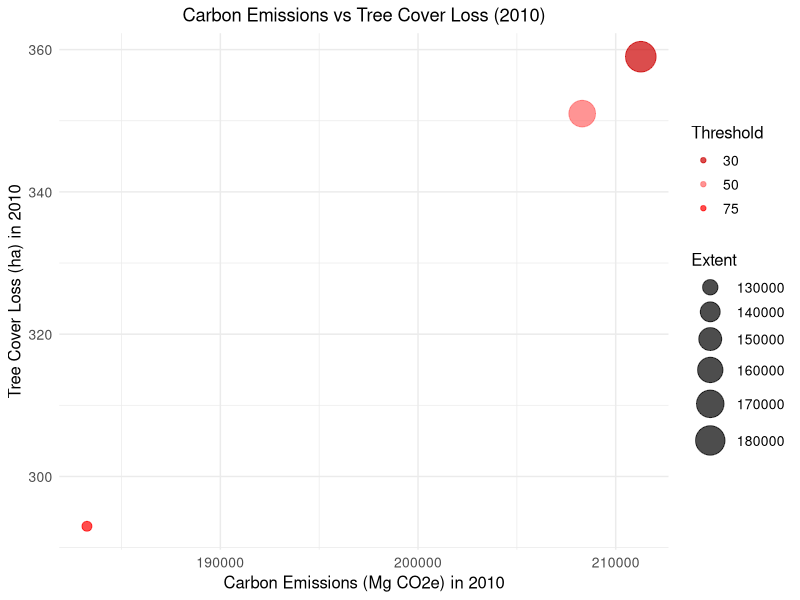
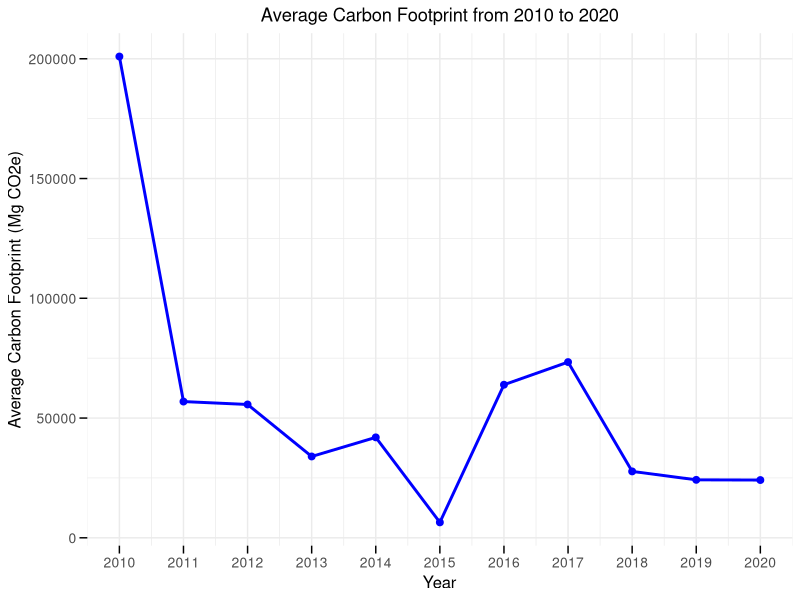

Source code (R) for these figures, in order:
# Team 4: R Programming
# ARAGONA, BALOGO, BAUTISTA, CAYTON, MORALES, PALACIO

# =================================SETUP=======================================
# install needed packages
install.packages("tidyverse")
install.packages("dplyr") 
install.packages("ggplot2")

# load installed packages
library(tidyverse)
library(dplyr)
library(ggplot2)

#change this to you directory

setwd('C:\\Users\\CODE CLASSES\\R\\CLONE for FINALS\\9365-4_R_Artifacts\\ce_impact')  

# ===============================DATASETS======================================
# load and clean datasets
# carbon emissions dataset
carbon_data <- read_csv("subnational_carbon_data.csv") %>%
  rename(threshold = 'umd_tree_cover_density_2000__threshold',
         ce2010 = 'gfw_forest_carbon_gross_emissions_2010__Mg_CO2e',
         ce2011 = 'gfw_forest_carbon_gross_emissions_2011__Mg_CO2e',
         ce2012 = 'gfw_forest_carbon_gross_emissions_2012__Mg_CO2e',
         ce2013 = 'gfw_forest_carbon_gross_emissions_2013__Mg_CO2e',
         ce2014 = 'gfw_forest_carbon_gross_emissions_2014__Mg_CO2e',
         ce2015 = 'gfw_forest_carbon_gross_emissions_2015__Mg_CO2e',
         ce2016 = 'gfw_forest_carbon_gross_emissions_2016__Mg_CO2e',
         ce2017 = 'gfw_forest_carbon_gross_emissions_2017__Mg_CO2e',
         ce2018 = 'gfw_forest_carbon_gross_emissions_2018__Mg_CO2e',
         ce2019 = 'gfw_forest_carbon_gross_emissions_2019__Mg_CO2e',
         ce2020 = 'gfw_forest_carbon_gross_emissions_2020__Mg_CO2e',
         subnational = 'subnational1') %>%
  select(country, threshold, subnational, ce2010:ce2020) %>%
  filter(country == "Philippines", threshold >= 30, subnational == "Benguet")

# tree cover loss dataset
tree_cover_data <- read_csv("subnational_tree_cover_loss.csv") %>%
  rename(tc2010 = 'tc_loss_ha_2010',
         tc2011 = 'tc_loss_ha_2011',
         tc2012 = 'tc_loss_ha_2012',
         tc2013 = 'tc_loss_ha_2013',
         tc2014 = 'tc_loss_ha_2014',
         tc2015 = 'tc_loss_ha_2015',
         tc2016 = 'tc_loss_ha_2016',
         tc2017 = 'tc_loss_ha_2017',
         tc2018 = 'tc_loss_ha_2018',
         tc2019 = 'tc_loss_ha_2019',
         tc2020 = 'tc_loss_ha_2020',
         subnational = 'subnational1',
         extent = 'extent_2010_ha') %>%
  select(country, threshold, subnational, extent, tc2010:tc2020) %>%
  filter(country == "Philippines", threshold >= 30, subnational == "Benguet")

# combine datasets into one dataset to use for analysis, visualization, etc.
tc_and_ce_data <- carbon_data %>%
  right_join(tree_cover_data, by = "threshold") %>%
  rename(country = 'country.x',
         subnational = 'subnational.x') %>%
  select(-country.y, -subnational.y)

# ================================SAVING======================================
# save a dataset into a csv
write_csv(tc_and_ce_data, "final_data.csv")

# =============================VISUALIZATION======================================
# scatter plot for year 2010
data_2010 <- tc_and_ce_data %>%
  select(country, threshold, subnational, extent, ce2010, tc2010)

# create the scatter plot for 2010 with thresholds indicated by color and extent as point size
ggplot(data_2010, aes(x = ce2010, y = tc2010, color = factor(threshold), size = extent)) +
  geom_point(alpha = 0.7) + 
  scale_color_manual(
    values = c("30" = "#CC0000", "50" = "#FF6666", "75" = "red"),
    name = "Threshold",
    breaks = c("30", "50", "75"),
    labels = c("30", "50", "75")
  ) +
  scale_size_continuous(
    range = c(3, 10),
    name = "Extent"
  ) +
  labs(
    title = "Carbon Emissions vs Tree Cover Loss (2010)",
    x = "Carbon Emissions (Mg CO2e) in 2010",
    y = "Tree Cover Loss (ha) in 2010",
    color = "Threshold",
    size = "Extent (ha)"
  ) +
  theme_minimal() +
  theme(
    plot.title = element_text(hjust = 0.5),
    axis.title = element_text(size = 12),
    axis.text = element_text(size = 10),
    legend.title = element_text(size = 12),
    legend.text = element_text(size = 10)
  )

# pivot the carbon data to long format
carbon_long <- carbon_data %>%
  pivot_longer(
    cols = starts_with("ce"),
    names_to = "year",
    names_prefix = "ce",
    names_transform = list(year = as.integer),
    values_to = "ce"
  )

# calculate the average carbon emissions per year
carbon_avg_per_year <- carbon_long %>%
  group_by(year) %>%
  summarise(avg_ce = mean(ce, na.rm = TRUE))

# create the line plot
ggplot(carbon_avg_per_year, aes(x = year, y = avg_ce, group = 1)) +
  geom_line(color = "blue", size = 1) +
  geom_point(color = "blue", size = 2) +
  scale_x_continuous(breaks = 2010:2020,  # set year breaks
                     labels = as.character(2010:2020)) +
  labs(
    title = "Average Carbon Footprint from 2010 to 2020",
    x = "Year",
    y = "Average Carbon Footprint (Mg CO2e)"
  ) +
  theme_minimal() +
  theme(
    plot.title = element_text(hjust = 0.5),
    axis.title = element_text(size = 12),
    axis.text = element_text(size = 10),
    axis.ticks = element_line(size = 0.5),
    axis.ticks.length = unit(0.2, "cm")
  )
